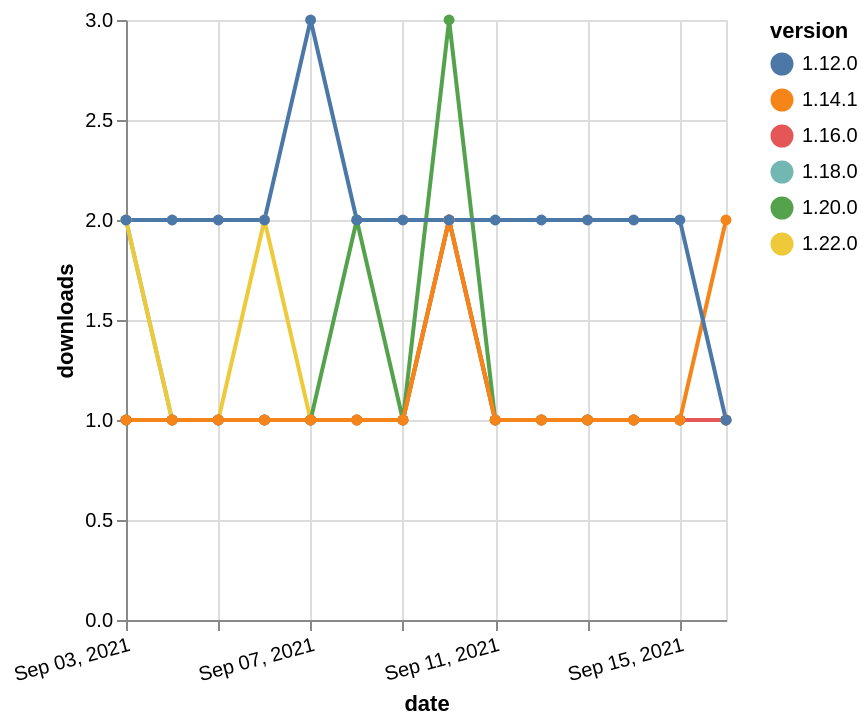

This figure's Vega-Lite source:
### Vega-Lite specification from a JSON file in a GitHub repository (floating-point values rounded to 4 significant figures)
{"$schema": "https://vega.github.io/schema/vega-lite/v5.json", "description": "A simple bar chart with embedded data.", "data": {"values": [{"date": "2021-09-03", "total": 174, "delta": 2, "version": "1.18.0"}, {"date": "2021-09-04", "total": 175, "delta": 1, "version": "1.18.0"}, {"date": "2021-09-05", "total": 176, "delta": 1, "version": "1.18.0"}, {"date": "2021-09-06", "total": 177, "delta": 1, "version": "1.18.0"}, {"date": "2021-09-07", "total": 178, "delta": 1, "version": "1.18.0"}, {"date": "2021-09-08", "total": 179, "delta": 1, "version": "1.18.0"}, {"date": "2021-09-09", "total": 180, "delta": 1, "version": "1.18.0"}, {"date": "2021-09-10", "total": 182, "delta": 2, "version": "1.18.0"}, {"date": "2021-09-11", "total": 183, "delta": 1, "version": "1.18.0"}, {"date": "2021-09-12", "total": 184, "delta": 1, "version": "1.18.0"}, {"date": "2021-09-13", "total": 185, "delta": 1, "version": "1.18.0"}, {"date": "2021-09-14", "total": 186, "delta": 1, "version": "1.18.0"}, {"date": "2021-09-15", "total": 187, "delta": 1, "version": "1.18.0"}, {"date": "2021-09-16", "total": 188, "delta": 1, "version": "1.18.0"}, {"date": "2021-09-03", "total": 126, "delta": 2, "version": "1.22.0"}, {"date": "2021-09-04", "total": 127, "delta": 1, "version": "1.22.0"}, {"date": "2021-09-05", "total": 128, "delta": 1, "version": "1.22.0"}, {"date": "2021-09-06", "total": 130, "delta": 2, "version": "1.22.0"}, {"date": "2021-09-07", "total": 131, "delta": 1, "version": "1.22.0"}, {"date": "2021-09-08", "total": 132, "delta": 1, "version": "1.22.0"}, {"date": "2021-09-09", "total": 133, "delta": 1, "version": "1.22.0"}, {"date": "2021-09-10", "total": 135, "delta": 2, "version": "1.22.0"}, {"date": "2021-09-11", "total": 136, "delta": 1, "version": "1.22.0"}, {"date": "2021-09-12", "total": 137, "delta": 1, "version": "1.22.0"}, {"date": "2021-09-13", "total": 138, "delta": 1, "version": "1.22.0"}, {"date": "2021-09-14", "total": 139, "delta": 1, "version": "1.22.0"}, {"date": "2021-09-15", "total": 140, "delta": 1, "version": "1.22.0"}, {"date": "2021-09-16", "total": 141, "delta": 1, "version": "1.22.0"}, {"date": "2021-09-03", "total": 194, "delta": 1, "version": "1.20.0"}, {"date": "2021-09-04", "total": 195, "delta": 1, "version": "1.20.0"}, {"date": "2021-09-05", "total": 196, "delta": 1, "version": "1.20.0"}, {"date": "2021-09-06", "total": 197, "delta": 1, "version": "1.20.0"}, {"date": "2021-09-07", "total": 198, "delta": 1, "version": "1.20.0"}, {"date": "2021-09-08", "total": 200, "delta": 2, "version": "1.20.0"}, {"date": "2021-09-09", "total": 201, "delta": 1, "version": "1.20.0"}, {"date": "2021-09-10", "total": 204, "delta": 3, "version": "1.20.0"}, {"date": "2021-09-11", "total": 205, "delta": 1, "version": "1.20.0"}, {"date": "2021-09-12", "total": 206, "delta": 1, "version": "1.20.0"}, {"date": "2021-09-13", "total": 207, "delta": 1, "version": "1.20.0"}, {"date": "2021-09-14", "total": 208, "delta": 1, "version": "1.20.0"}, {"date": "2021-09-15", "total": 209, "delta": 1, "version": "1.20.0"}, {"date": "2021-09-16", "total": 210, "delta": 1, "version": "1.20.0"}, {"date": "2021-09-03", "total": 207, "delta": 1, "version": "1.16.0"}, {"date": "2021-09-04", "total": 208, "delta": 1, "version": "1.16.0"}, {"date": "2021-09-05", "total": 209, "delta": 1, "version": "1.16.0"}, {"date": "2021-09-06", "total": 210, "delta": 1, "version": "1.16.0"}, {"date": "2021-09-07", "total": 211, "delta": 1, "version": "1.16.0"}, {"date": "2021-09-08", "total": 212, "delta": 1, "version": "1.16.0"}, {"date": "2021-09-09", "total": 213, "delta": 1, "version": "1.16.0"}, {"date": "2021-09-10", "total": 215, "delta": 2, "version": "1.16.0"}, {"date": "2021-09-11", "total": 216, "delta": 1, "version": "1.16.0"}, {"date": "2021-09-12", "total": 217, "delta": 1, "version": "1.16.0"}, {"date": "2021-09-13", "total": 218, "delta": 1, "version": "1.16.0"}, {"date": "2021-09-14", "total": 219, "delta": 1, "version": "1.16.0"}, {"date": "2021-09-15", "total": 220, "delta": 1, "version": "1.16.0"}, {"date": "2021-09-16", "total": 221, "delta": 1, "version": "1.16.0"}, {"date": "2021-09-03", "total": 204, "delta": 1, "version": "1.14.1"}, {"date": "2021-09-04", "total": 205, "delta": 1, "version": "1.14.1"}, {"date": "2021-09-05", "total": 206, "delta": 1, "version": "1.14.1"}, {"date": "2021-09-06", "total": 207, "delta": 1, "version": "1.14.1"}, {"date": "2021-09-07", "total": 208, "delta": 1, "version": "1.14.1"}, {"date": "2021-09-08", "total": 209, "delta": 1, "version": "1.14.1"}, {"date": "2021-09-09", "total": 210, "delta": 1, "version": "1.14.1"}, {"date": "2021-09-10", "total": 212, "delta": 2, "version": "1.14.1"}, {"date": "2021-09-11", "total": 213, "delta": 1, "version": "1.14.1"}, {"date": "2021-09-12", "total": 214, "delta": 1, "version": "1.14.1"}, {"date": "2021-09-13", "total": 215, "delta": 1, "version": "1.14.1"}, {"date": "2021-09-14", "total": 216, "delta": 1, "version": "1.14.1"}, {"date": "2021-09-15", "total": 217, "delta": 1, "version": "1.14.1"}, {"date": "2021-09-16", "total": 219, "delta": 2, "version": "1.14.1"}, {"date": "2021-09-03", "total": 1917, "delta": 2, "version": "1.12.0"}, {"date": "2021-09-04", "total": 1919, "delta": 2, "version": "1.12.0"}, {"date": "2021-09-05", "total": 1921, "delta": 2, "version": "1.12.0"}, {"date": "2021-09-06", "total": 1923, "delta": 2, "version": "1.12.0"}, {"date": "2021-09-07", "total": 1926, "delta": 3, "version": "1.12.0"}, {"date": "2021-09-08", "total": 1928, "delta": 2, "version": "1.12.0"}, {"date": "2021-09-09", "total": 1930, "delta": 2, "version": "1.12.0"}, {"date": "2021-09-10", "total": 1932, "delta": 2, "version": "1.12.0"}, {"date": "2021-09-11", "total": 1934, "delta": 2, "version": "1.12.0"}, {"date": "2021-09-12", "total": 1936, "delta": 2, "version": "1.12.0"}, {"date": "2021-09-13", "total": 1938, "delta": 2, "version": "1.12.0"}, {"date": "2021-09-14", "total": 1940, "delta": 2, "version": "1.12.0"}, {"date": "2021-09-15", "total": 1942, "delta": 2, "version": "1.12.0"}, {"date": "2021-09-16", "total": 1943, "delta": 1, "version": "1.12.0"}]}, "width": "container", "mark": {"type": "line", "point": {"filled": true}}, "encoding": {"x": {"field": "date", "type": "temporal", "timeUnit": "yearmonthdate", "title": "date", "axis": {"labelAngle": -15}}, "y": {"field": "delta", "type": "quantitative", "title": "downloads"}, "color": {"field": "version", "type": "nominal"}, "tooltip": {"field": "delta"}}}
